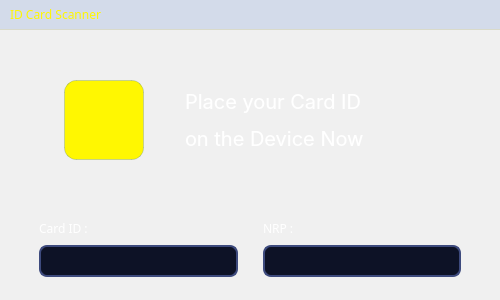
<?xml version="1.0" encoding="UTF-8"?>
<ui version="4.0">
 <class>Dialog</class>
 <widget class="QDialog" name="Dialog">
  <property name="geometry">
   <rect>
    <x>0</x>
    <y>0</y>
    <width>500</width>
    <height>300</height>
   </rect>
  </property>
  <property name="windowTitle">
   <string>Dialog</string>
  </property>
  <property name="styleSheet">
   <string notr="true">QDialog {
    background: qlineargradient(
        x1: 0, y1: 0, x2: 1, y2: 1,
        stop: 0 #0a1628,
        stop: 0.5 #142240,
        stop: 1 #0d1f3c
    );
    border-radius: 16px;
}

/* HILANGKAN SEMUA BORDER FRAME SECARA MUTLAK */
QFrame {
    border: none;
    background: transparent;
}

QFrame#titlebar {
    background: rgba(2, 72, 193, 0.12);
    border: none;
    border-bottom: 1px solid rgba(248, 214, 19, 0.15);
    border-radius: 16px 16px 0 0;
}
QFrame#frame_messageBox {
    background: rgba(255, 255, 255, 0.04);

}
QLabel#label_criticalIcon {   
	background-color: rgb(255, 247, 1);
    border: 1px solid rgba(2,72,193, 0.2);
    border-radius: 12px;
    padding: 8px;
}</string>
  </property>
  <layout class="QVBoxLayout" name="verticalLayout_4">
   <property name="spacing">
    <number>0</number>
   </property>
   <property name="leftMargin">
    <number>0</number>
   </property>
   <property name="topMargin">
    <number>0</number>
   </property>
   <property name="rightMargin">
    <number>0</number>
   </property>
   <property name="bottomMargin">
    <number>0</number>
   </property>
   <item>
    <widget class="QFrame" name="titlebar">
     <property name="minimumSize">
      <size>
       <width>0</width>
       <height>0</height>
      </size>
     </property>
     <property name="maximumSize">
      <size>
       <width>16777215</width>
       <height>30</height>
      </size>
     </property>
     <property name="styleSheet">
      <string notr="true"/>
     </property>
     <property name="frameShape">
      <enum>QFrame::StyledPanel</enum>
     </property>
     <property name="frameShadow">
      <enum>QFrame::Raised</enum>
     </property>
     <layout class="QHBoxLayout" name="horizontalLayout_7">
      <property name="spacing">
       <number>0</number>
      </property>
      <property name="leftMargin">
       <number>0</number>
      </property>
      <property name="topMargin">
       <number>0</number>
      </property>
      <property name="rightMargin">
       <number>0</number>
      </property>
      <property name="bottomMargin">
       <number>0</number>
      </property>
      <item>
       <widget class="QFrame" name="frame_8">
        <property name="font">
         <font>
          <pointsize>7</pointsize>
         </font>
        </property>
        <property name="frameShape">
         <enum>QFrame::StyledPanel</enum>
        </property>
        <property name="frameShadow">
         <enum>QFrame::Raised</enum>
        </property>
        <layout class="QHBoxLayout" name="horizontalLayout_8">
         <property name="spacing">
          <number>0</number>
         </property>
         <property name="leftMargin">
          <number>10</number>
         </property>
         <property name="topMargin">
          <number>0</number>
         </property>
         <property name="rightMargin">
          <number>0</number>
         </property>
         <property name="bottomMargin">
          <number>0</number>
         </property>
         <item>
          <widget class="QLabel" name="label_3">
           <property name="font">
            <font>
             <family>Plus Jakarta Sans</family>
             <pointsize>9</pointsize>
            </font>
           </property>
           <property name="styleSheet">
            <string notr="true">color: rgb(255, 247, 1);</string>
           </property>
           <property name="text">
            <string>ID Card Scanner</string>
           </property>
          </widget>
         </item>
        </layout>
       </widget>
      </item>
      <item alignment="Qt::AlignRight">
       <widget class="QFrame" name="frame_3">
        <property name="frameShape">
         <enum>QFrame::StyledPanel</enum>
        </property>
        <property name="frameShadow">
         <enum>QFrame::Raised</enum>
        </property>
        <layout class="QHBoxLayout" name="horizontalLayout_9">
         <property name="spacing">
          <number>7</number>
         </property>
         <property name="leftMargin">
          <number>0</number>
         </property>
         <property name="topMargin">
          <number>0</number>
         </property>
         <property name="rightMargin">
          <number>0</number>
         </property>
         <property name="bottomMargin">
          <number>0</number>
         </property>
         <item>
          <widget class="QPushButton" name="btCls_rfid">
           <property name="minimumSize">
            <size>
             <width>35</width>
             <height>20</height>
            </size>
           </property>
           <property name="maximumSize">
            <size>
             <width>35</width>
             <height>20</height>
            </size>
           </property>
           <property name="toolTip">
            <string>Close</string>
           </property>
           <property name="styleSheet">
            <string notr="true">QPushButton{	
	color: rgb(42, 41, 41);
	border-radius : 2px;
}

QPushButton:hover{	
	
	color: rgb(42, 41, 41);
	background-color: rgb(255, 0, 0);
}
QToolTip {	
	color: rgb(15, 15, 15);
}</string>
           </property>
           <property name="text">
            <string/>
           </property>
           <property name="icon">
            <iconset>
             <normaloff>../assets/icon/x.svg</normaloff>../assets/icon/x.svg</iconset>
           </property>
           <property name="iconSize">
            <size>
             <width>20</width>
             <height>20</height>
            </size>
           </property>
          </widget>
         </item>
        </layout>
       </widget>
      </item>
     </layout>
    </widget>
   </item>
   <item>
    <widget class="QFrame" name="frame_messageBox">
     <property name="minimumSize">
      <size>
       <width>0</width>
       <height>0</height>
      </size>
     </property>
     <property name="maximumSize">
      <size>
       <width>16777215</width>
       <height>16777215</height>
      </size>
     </property>
     <property name="styleSheet">
      <string notr="true"/>
     </property>
     <property name="frameShape">
      <enum>QFrame::StyledPanel</enum>
     </property>
     <property name="frameShadow">
      <enum>QFrame::Raised</enum>
     </property>
     <property name="lineWidth">
      <number>0</number>
     </property>
     <layout class="QVBoxLayout" name="verticalLayout">
      <property name="spacing">
       <number>20</number>
      </property>
      <property name="leftMargin">
       <number>20</number>
      </property>
      <property name="topMargin">
       <number>20</number>
      </property>
      <property name="rightMargin">
       <number>20</number>
      </property>
      <property name="bottomMargin">
       <number>20</number>
      </property>
      <item>
       <widget class="QFrame" name="frame">
        <property name="frameShape">
         <enum>QFrame::StyledPanel</enum>
        </property>
        <property name="frameShadow">
         <enum>QFrame::Raised</enum>
        </property>
        <layout class="QHBoxLayout" name="horizontalLayout_3">
         <item>
          <widget class="QLabel" name="label_criticalIcon">
           <property name="minimumSize">
            <size>
             <width>80</width>
             <height>80</height>
            </size>
           </property>
           <property name="maximumSize">
            <size>
             <width>80</width>
             <height>80</height>
            </size>
           </property>
           <property name="styleSheet">
            <string notr="true"/>
           </property>
           <property name="text">
            <string/>
           </property>
           <property name="pixmap">
            <pixmap>../assets/icon/address-card-regular-full.svg</pixmap>
           </property>
           <property name="scaledContents">
            <bool>true</bool>
           </property>
          </widget>
         </item>
         <item>
          <widget class="QLabel" name="lbInfoR">
           <property name="minimumSize">
            <size>
             <width>0</width>
             <height>0</height>
            </size>
           </property>
           <property name="maximumSize">
            <size>
             <width>250</width>
             <height>16777215</height>
            </size>
           </property>
           <property name="font">
            <font>
             <family>Inter</family>
             <pointsize>15</pointsize>
            </font>
           </property>
           <property name="styleSheet">
            <string notr="true">color: rgb(255, 255, 255);</string>
           </property>
           <property name="text">
            <string>&lt;html&gt;&lt;head/&gt;&lt;body&gt;&lt;p&gt;&lt;span style=&quot; color:#ffffff;&quot;&gt;Place your Card ID&lt;/span&gt;&lt;/p&gt;&lt;p&gt;&lt;span style=&quot; color:#ffffff;&quot;&gt;on the Device Now&lt;/span&gt;&lt;/p&gt;&lt;/body&gt;&lt;/html&gt;</string>
           </property>
           <property name="wordWrap">
            <bool>true</bool>
           </property>
          </widget>
         </item>
        </layout>
       </widget>
      </item>
      <item>
       <widget class="QFrame" name="frame_2">
        <property name="minimumSize">
         <size>
          <width>0</width>
          <height>0</height>
         </size>
        </property>
        <property name="maximumSize">
         <size>
          <width>16777215</width>
          <height>70</height>
         </size>
        </property>
        <property name="frameShape">
         <enum>QFrame::StyledPanel</enum>
        </property>
        <property name="frameShadow">
         <enum>QFrame::Raised</enum>
        </property>
        <layout class="QHBoxLayout" name="horizontalLayout">
         <property name="spacing">
          <number>5</number>
         </property>
         <property name="topMargin">
          <number>0</number>
         </property>
         <property name="bottomMargin">
          <number>0</number>
         </property>
         <item>
          <widget class="QFrame" name="frame_4">
           <property name="maximumSize">
            <size>
             <width>16777215</width>
             <height>65</height>
            </size>
           </property>
           <property name="frameShape">
            <enum>QFrame::StyledPanel</enum>
           </property>
           <property name="frameShadow">
            <enum>QFrame::Raised</enum>
           </property>
           <layout class="QVBoxLayout" name="verticalLayout_2">
            <property name="spacing">
             <number>0</number>
            </property>
            <property name="leftMargin">
             <number>10</number>
            </property>
            <property name="topMargin">
             <number>0</number>
            </property>
            <property name="rightMargin">
             <number>10</number>
            </property>
            <property name="bottomMargin">
             <number>0</number>
            </property>
            <item>
             <widget class="QLabel" name="label">
              <property name="font">
               <font>
                <family>Poppins</family>
                <pointsize>9</pointsize>
               </font>
              </property>
              <property name="styleSheet">
               <string notr="true">color: rgb(255, 255, 255);</string>
              </property>
              <property name="text">
               <string>Card ID :</string>
              </property>
             </widget>
            </item>
            <item>
             <widget class="QLabel" name="lbCard">
              <property name="styleSheet">
               <string notr="true">QLabel{
 background-color: #0d1226; /* Sedikit lebih gelap dari background utama */
    border: 2px solid #3d4a7d; /* Border dasar */
    border-radius: 8px;
    padding: 5px;
    color: #ffffff;
    font-family: 'Poppins';
    font-size: 14px;
}</string>
              </property>
              <property name="text">
               <string/>
              </property>
             </widget>
            </item>
           </layout>
          </widget>
         </item>
         <item>
          <widget class="QFrame" name="frame_5">
           <property name="maximumSize">
            <size>
             <width>16777215</width>
             <height>65</height>
            </size>
           </property>
           <property name="frameShape">
            <enum>QFrame::StyledPanel</enum>
           </property>
           <property name="frameShadow">
            <enum>QFrame::Raised</enum>
           </property>
           <layout class="QVBoxLayout" name="verticalLayout_3">
            <property name="spacing">
             <number>0</number>
            </property>
            <property name="leftMargin">
             <number>10</number>
            </property>
            <property name="topMargin">
             <number>0</number>
            </property>
            <property name="rightMargin">
             <number>10</number>
            </property>
            <property name="bottomMargin">
             <number>0</number>
            </property>
            <item>
             <widget class="QLabel" name="label_2">
              <property name="font">
               <font>
                <family>Poppins</family>
                <pointsize>9</pointsize>
               </font>
              </property>
              <property name="styleSheet">
               <string notr="true">color: rgb(255, 255, 255);</string>
              </property>
              <property name="text">
               <string>NRP :</string>
              </property>
             </widget>
            </item>
            <item>
             <widget class="QLabel" name="lbNrpC">
              <property name="styleSheet">
               <string notr="true">QLabel{
 background-color: #0d1226; /* Sedikit lebih gelap dari background utama */
    border: 2px solid #3d4a7d; /* Border dasar */
    border-radius: 8px;
    padding: 5px;
    color: #ffffff;
    font-family: 'Poppins';
    font-size: 14px;
}
</string>
              </property>
              <property name="text">
               <string/>
              </property>
             </widget>
            </item>
           </layout>
          </widget>
         </item>
        </layout>
       </widget>
      </item>
     </layout>
    </widget>
   </item>
  </layout>
 </widget>
 <resources/>
 <connections/>
</ui>
